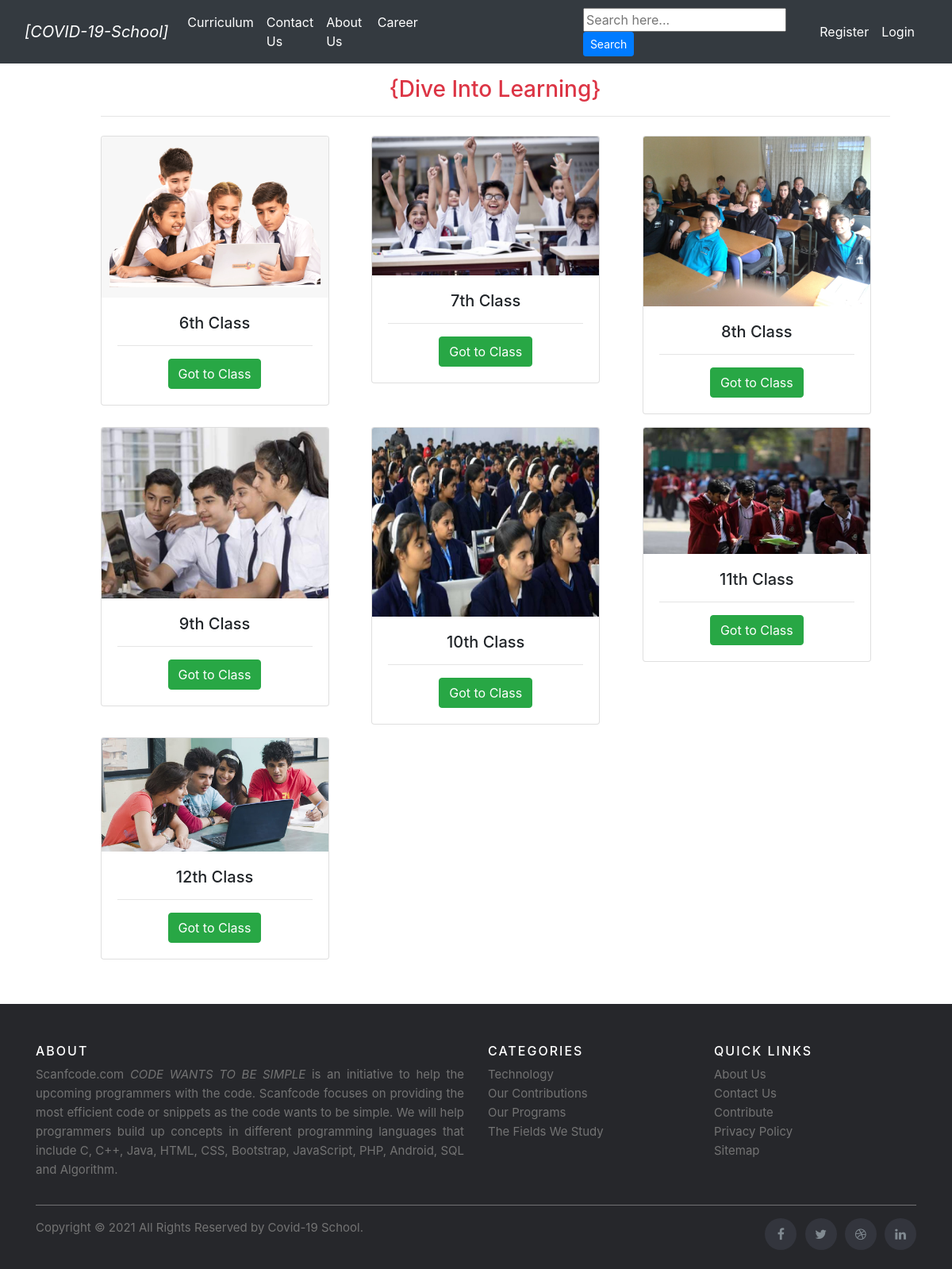
The app's page /curriculum/ with its own data.
### curriculum/models.py (models this page shows, shortened)
class Standard(models.Model):
	name = models.CharField(max_length=100, unique=True)
	slug = models.SlugField(null=True, blank=True)
	image = models.ImageField(upload_to='standard', blank=True)
	description = models.TextField(max_length=500, blank=True)

### curriculum/views.py (the view)
# urls.py: path('', StandardListView.as_view(), name='standard_list'),
class StandardListView(ListView):
	context_object_name = 'standards'
	model = Standard
	template_name = 'curriculum/standard_list_view.html'

### curriculum/templates/curriculum/standard_list_view.html (shortened to what this page needs)
{% extends 'base.html' %}
{% load static %}
{% block content %}
<div class="row justify-content-center text-center align-content-center align-items-center my-3">
	<div class="col-sm-12 col-md-12 col-lg-10  ml-5">
	<h3 class="text-danger">{Dive Into Learning}</h3><hr>
	<div class="row text-center my-4">
	{% for standard in standards %}
	<div class="col-sm-2 col-md-3 col-lg-4 ">
		<div class="card mb-3 mr-3" style="width: 18rem; height:">
		  <img src="{{standard.image.url}}" class="card-img-top" alt="Not Found">
		  <div class="card-body">
		    <h5 class="card-title">{{standard.name}}</h5><hr>
		    <a href="{% url 'curriculum:subject_list' slug=standard.slug %}" class="btn btn-success">Got to Class</a><br>
		  </div>
		</div>
	</div>
	{% endfor %}
	</div>
	</div>
</div>
{% endblock %}

### templates/base.html (shortened to what this page needs)
{% load static %}
<!DOCTYPE html>
<html lang="en">
<head>
    <link rel="stylesheet" href="{% static 'css/bootstrap.min.css' %}">
    <link rel="stylesheet" href="{% static 'css/footer.css' %}">
    <link rel="stylesheet" href="{% static 'css/home.css' %}">
    <link rel="stylesheet" href="https://cdnjs.cloudflare.com/ajax/libs/font-awesome/4.7.0/css/font-awesome.min.css">
</head>
<body>
{% include 'navbar.html' %}
<div class="mx1">
    {% block content %}
    {% endblock content %}
</div>
{% include 'footer.html' %}
</body>
</html>

### templates/navbar.html (shortened to what this page needs)
 {% load static %}
<nav class="navbar navbar-expand-lg navbar-dark bg-dark">
  <div class="container-fluid">
    <a class="navbar-brand" href="/"><i>[COVID-19-School]</i></a>
    <div class="collapse navbar-collapse" id="navbarNav">
      <ul class="navbar-nav">
        <li class="nav-item">
          <a class="nav-link active" aria-current="page" href="{% url 'curriculum:standard_list' %}">Curriculum</a>
        </li>
        <li class="nav-item">
          <a class="nav-link active" aria-current="page" href="{% url 'contact' %}">Contact Us</a>
        </li>
        <li class="nav-item">
          <a class="nav-link active" aria-current="page" href="{% url 'about' %}">About Us</a>
        </li>
        <li class="nav-item">
          <a class="nav-link active" aria-current="page" href="{% url 'career' %}">Career</a>
        </li>
      </ul>
      <div class="float-right justify-content-end" style="margin-left: 200px;">
          <form action="" method="GET">
            <input type="text" name="keyword" placeholder="Search here..." required>
            <button class="btn btn-primary btn-sm">Search</button>
          </form>
      </div>
    </div>
    <div class="form-inline my-2 my-lg-0">
      <ul class="navbar-nav mx-2">
         {% if request.user.is_authenticated %}
          <li class="nav-item mt-2">
            <i><b class="text-light mx-3">hello! {{request.user.username}}</b></i>
          </li>
          <li class="nav-item">
            <a class="nav-link active" aria-current="page" href="{% url 'user_logout' %}">Logout</a>
          </li>
          {% else %}
          <li class="nav-item">
            <a class="nav-link active" aria-current="page" href="{% url 'register' %}">Register</a>
          </li>
          <li class="nav-item">
            <a class="nav-link active" aria-current="page" href="{% url 'login' %}">Login</a>
          </li>
          {% endif %}
        </ul>
     </div>
  </div>
</nav>

### templates/footer.html
    <footer class="site-footer">
      <div class="container">
        <div class="row">
          <div class="col-sm-12 col-md-6">
            <h6>About</h6>
            <p class="text-justify">Scanfcode.com <i>CODE WANTS TO BE SIMPLE </i> is an initiative  to help the upcoming programmers with the code. Scanfcode focuses on providing the most efficient code or snippets as the code wants to be simple. We will help programmers build up concepts in different programming languages that include C, C++, Java, HTML, CSS, Bootstrap, JavaScript, PHP, Android, SQL and Algorithm.</p>
          </div>
          <div class="col-xs-6 col-md-3">
            <h6>Categories</h6>
            <ul class="footer-links">
              <li><a href="#">Technology</a></li>
              <li><a href="#">Our Contributions</a></li>
              <li><a href="#">Our Programs</a></li>
              <li><a href="#">The Fields We Study</a></li>
            </ul>
          </div>
          <div class="col-xs-6 col-md-3">
            <h6>Quick Links</h6>
            <ul class="footer-links">
              <li><a href="#">About Us</a></li>
              <li><a href="#">Contact Us</a></li>
              <li><a href="#">Contribute</a></li>
              <li><a href="#">Privacy Policy</a></li>
              <li><a href="#">Sitemap</a></li>
            </ul>
          </div>
        </div>
        <hr>
      </div>
      <div class="container">
        <div class="row">
          <div class="col-md-8 col-sm-6 col-xs-12">
            <p class="copyright-text">Copyright &copy; 2021 All Rights Reserved by
         <a href="#">Covid-19 School</a>.
            </p>
          </div>
          <div class="col-md-4 col-sm-6 col-xs-12">
            <ul class="social-icons">
              <li><a class="facebook" href="#"><i class="fa fa-facebook"></i></a></li>
              <li><a class="twitter" href="#"><i class="fa fa-twitter"></i></a></li>
              <li><a class="dribbble" href="#"><i class="fa fa-dribbble"></i></a></li>
              <li><a class="linkedin" href="#"><i class="fa fa-linkedin"></i></a></li>
            </ul>
          </div>
        </div>
      </div>
</footer>

### static/css/footer.css (style rules this page uses)
.site-footer { background-color:#26272b; padding:45px 0 20px; font-size:15px; line-height:24px; color:#737373; }
.site-footer hr { border-top-color:#bbb; opacity:0.5 }
.site-footer h6 { color:#fff; font-size:16px; text-transform:uppercase; margin-top:5px; letter-spacing:2px }
.site-footer a { color:#737373; }
.footer-links { padding-left:0; list-style:none }
.footer-links li { display:block }
.footer-links a { color:#737373 }
.site-footer .social-icons { text-align:right }
.site-footer .social-icons a { width:40px; height:40px; line-height:40px; margin-left:6px; margin-right:0; border-radius:100%; background-color:#33353d }
.copyright-text { margin:0 }
.social-icons { padding-left:0; margin-bottom:0; list-style:none }
.social-icons li { display:inline-block; margin-bottom:4px }
.social-icons a { background-color:#eceeef; color:#818a91; font-size:16px; display:inline-block; line-height:44px; width:44px; height:44px; text-align:center; margin-right:8px; border-radius:100%; -webkit-transition:all .2s linear; -o-transition:all .2s linear; transition:all .2s linear }

### records on screen
Standard: image (picture), name "6th Class"
Standard: image (picture), name "7th Class"
Standard: image (picture), name "8th Class"
Standard: image (picture), name "9th Class"
Standard: image (picture), name "10th Class"
Standard: image (picture), name "11th Class"
Standard: image (picture), name "12th Class"
